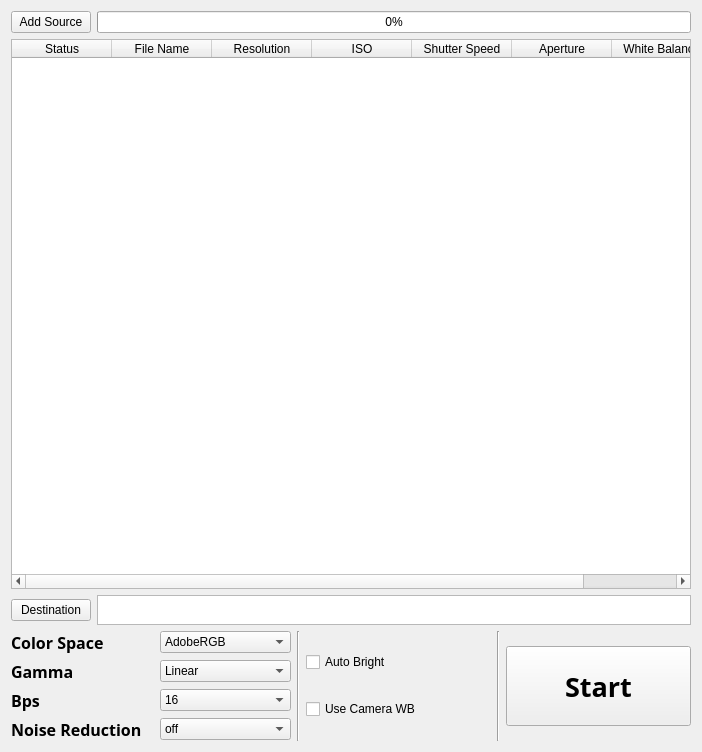
<?xml version="1.0" encoding="UTF-8"?>
<ui version="4.0">
 <class>MainWindow</class>
 <widget class="QWidget" name="MainWindow">
  <property name="geometry">
   <rect>
    <x>0</x>
    <y>0</y>
    <width>702</width>
    <height>752</height>
   </rect>
  </property>
  <property name="windowTitle">
   <string>UltraRawConverter-0.0.2-Beta</string>
  </property>
  <layout class="QVBoxLayout" name="verticalLayout_3" stretch="0,100,0">
   <item>
    <layout class="QHBoxLayout" name="horizontalLayout_3">
     <item>
      <widget class="QPushButton" name="pushButton_AddSource">
       <property name="text">
        <string>Add Source</string>
       </property>
      </widget>
     </item>
     <item>
      <widget class="QProgressBar" name="progressBar">
       <property name="value">
        <number>0</number>
       </property>
      </widget>
     </item>
    </layout>
   </item>
   <item>
    <widget class="QTableWidget" name="tableWidget">
     <column>
      <property name="text">
       <string>Status</string>
      </property>
      <property name="textAlignment">
       <set>AlignCenter</set>
      </property>
     </column>
     <column>
      <property name="text">
       <string>File Name</string>
      </property>
      <property name="textAlignment">
       <set>AlignCenter</set>
      </property>
     </column>
     <column>
      <property name="text">
       <string>Resolution</string>
      </property>
      <property name="textAlignment">
       <set>AlignCenter</set>
      </property>
     </column>
     <column>
      <property name="text">
       <string>ISO</string>
      </property>
      <property name="textAlignment">
       <set>AlignCenter</set>
      </property>
     </column>
     <column>
      <property name="text">
       <string>Shutter Speed</string>
      </property>
      <property name="textAlignment">
       <set>AlignCenter</set>
      </property>
     </column>
     <column>
      <property name="text">
       <string>Aperture</string>
      </property>
      <property name="textAlignment">
       <set>AlignCenter</set>
      </property>
     </column>
     <column>
      <property name="text">
       <string>White Balance</string>
      </property>
      <property name="font">
       <font>
        <kerning>true</kerning>
       </font>
      </property>
      <property name="textAlignment">
       <set>AlignCenter</set>
      </property>
     </column>
    </widget>
   </item>
   <item>
    <layout class="QVBoxLayout" name="verticalLayout_2">
     <item>
      <layout class="QHBoxLayout" name="horizontalLayout">
       <item>
        <widget class="QPushButton" name="pushButton_Destination">
         <property name="text">
          <string>Destination</string>
         </property>
        </widget>
       </item>
       <item>
        <widget class="QTextBrowser" name="textBrowser_Destination">
         <property name="maximumSize">
          <size>
           <width>16777215</width>
           <height>30</height>
          </size>
         </property>
        </widget>
       </item>
      </layout>
     </item>
     <item>
      <layout class="QHBoxLayout" name="horizontalLayout_2">
       <item>
        <layout class="QGridLayout" name="gridLayout">
         <property name="horizontalSpacing">
          <number>18</number>
         </property>
         <item row="2" column="0">
          <widget class="QLabel" name="label_Bps">
           <property name="font">
            <font>
             <family>DIN Condensed</family>
             <pointsize>12</pointsize>
             <weight>75</weight>
             <bold>true</bold>
            </font>
           </property>
           <property name="text">
            <string>Bps</string>
           </property>
          </widget>
         </item>
         <item row="2" column="1">
          <widget class="QComboBox" name="comboBox_Bps">
           <item>
            <property name="text">
             <string>16</string>
            </property>
           </item>
           <item>
            <property name="text">
             <string>8</string>
            </property>
           </item>
          </widget>
         </item>
         <item row="0" column="0">
          <widget class="QLabel" name="label_ColorSpace">
           <property name="font">
            <font>
             <family>DIN Condensed</family>
             <pointsize>12</pointsize>
             <weight>75</weight>
             <bold>true</bold>
            </font>
           </property>
           <property name="text">
            <string>Color Space</string>
           </property>
          </widget>
         </item>
         <item row="0" column="1">
          <widget class="QComboBox" name="comboBox_ColorSpace">
           <item>
            <property name="text">
             <string>AdobeRGB</string>
            </property>
           </item>
           <item>
            <property name="text">
             <string>ProPhoto</string>
            </property>
           </item>
           <item>
            <property name="text">
             <string>Wide Color Gamut</string>
            </property>
           </item>
           <item>
            <property name="text">
             <string>XYZ</string>
            </property>
           </item>
           <item>
            <property name="text">
             <string>raw</string>
            </property>
           </item>
           <item>
            <property name="text">
             <string>sRGB</string>
            </property>
           </item>
          </widget>
         </item>
         <item row="1" column="0">
          <widget class="QLabel" name="label_Gamma">
           <property name="font">
            <font>
             <family>DIN Condensed</family>
             <pointsize>12</pointsize>
             <weight>75</weight>
             <bold>true</bold>
            </font>
           </property>
           <property name="text">
            <string>Gamma</string>
           </property>
          </widget>
         </item>
         <item row="1" column="1">
          <widget class="QComboBox" name="comboBox_Gamma">
           <item>
            <property name="text">
             <string>Linear</string>
            </property>
           </item>
           <item>
            <property name="text">
             <string>BT.709</string>
            </property>
           </item>
          </widget>
         </item>
         <item row="3" column="0">
          <widget class="QLabel" name="label_NoiseReduction">
           <property name="font">
            <font>
             <family>DIN Condensed</family>
             <pointsize>12</pointsize>
             <weight>75</weight>
             <bold>true</bold>
            </font>
           </property>
           <property name="text">
            <string>Noise Reduction</string>
           </property>
          </widget>
         </item>
         <item row="3" column="1">
          <widget class="QComboBox" name="comboBox_NoiseReduction">
           <item>
            <property name="text">
             <string>off</string>
            </property>
           </item>
           <item>
            <property name="text">
             <string>Light</string>
            </property>
           </item>
           <item>
            <property name="text">
             <string>Full</string>
            </property>
           </item>
          </widget>
         </item>
        </layout>
       </item>
       <item>
        <widget class="Line" name="line_2">
         <property name="orientation">
          <enum>Qt::Vertical</enum>
         </property>
        </widget>
       </item>
       <item>
        <layout class="QVBoxLayout" name="verticalLayout">
         <item>
          <widget class="QCheckBox" name="checkBox_AutoBright">
           <property name="text">
            <string>Auto Bright</string>
           </property>
          </widget>
         </item>
         <item>
          <widget class="QCheckBox" name="checkBox_UseCameraWB">
           <property name="text">
            <string>Use Camera WB</string>
           </property>
          </widget>
         </item>
        </layout>
       </item>
       <item>
        <widget class="Line" name="line">
         <property name="orientation">
          <enum>Qt::Vertical</enum>
         </property>
        </widget>
       </item>
       <item>
        <widget class="QPushButton" name="Button_Start">
         <property name="minimumSize">
          <size>
           <width>100</width>
           <height>80</height>
          </size>
         </property>
         <property name="font">
          <font>
           <family>DIN Condensed</family>
           <pointsize>20</pointsize>
           <weight>75</weight>
           <bold>true</bold>
          </font>
         </property>
         <property name="text">
          <string>Start</string>
         </property>
        </widget>
       </item>
      </layout>
     </item>
    </layout>
   </item>
  </layout>
 </widget>
 <tabstops>
  <tabstop>pushButton_AddSource</tabstop>
  <tabstop>textBrowser_Destination</tabstop>
  <tabstop>comboBox_ColorSpace</tabstop>
  <tabstop>comboBox_Gamma</tabstop>
  <tabstop>comboBox_Bps</tabstop>
  <tabstop>comboBox_NoiseReduction</tabstop>
  <tabstop>checkBox_AutoBright</tabstop>
  <tabstop>checkBox_UseCameraWB</tabstop>
  <tabstop>pushButton_Destination</tabstop>
  <tabstop>tableWidget</tabstop>
  <tabstop>Button_Start</tabstop>
 </tabstops>
 <resources/>
 <connections/>
</ui>
